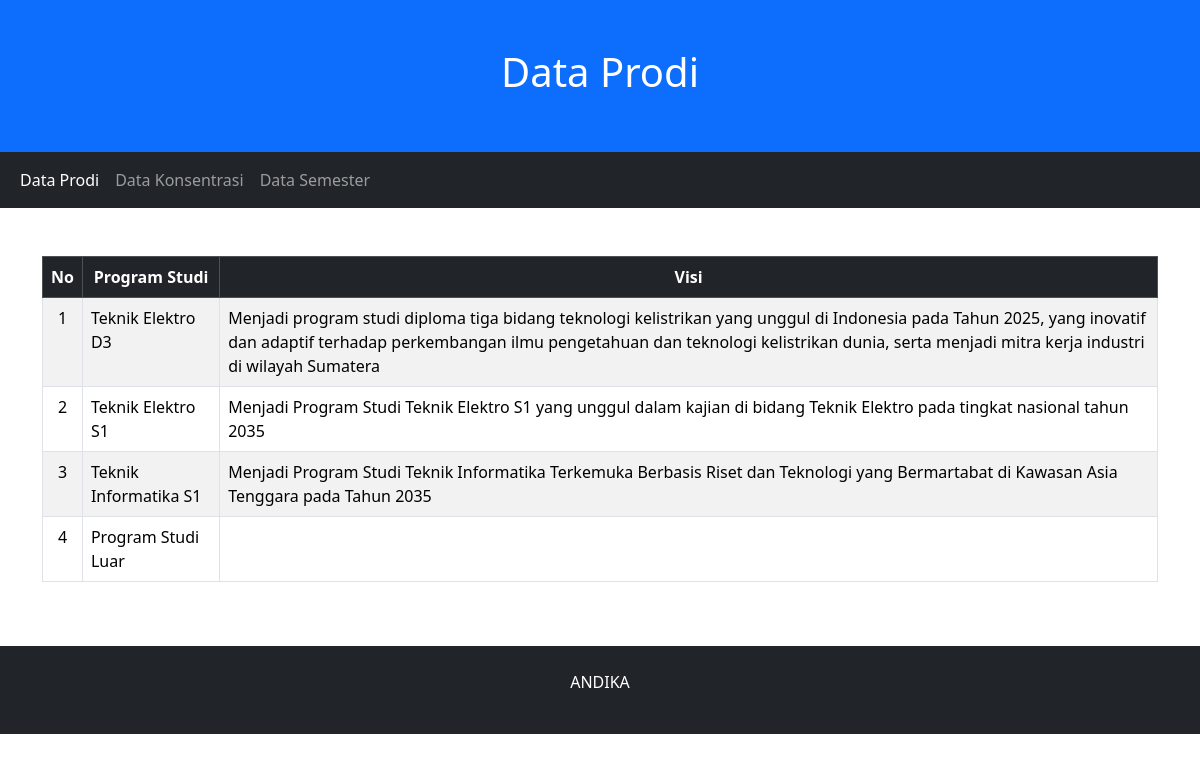
The page / on the database its author committed.
### tables this page shows
CREATE TABLE `prodi` (
  `id` bigint UNSIGNED NOT NULL,
  `nama_prodi` varchar(255) NOT NULL,
  `visi` varchar(1000) DEFAULT NULL,
  `created_at` timestamp NULL DEFAULT NULL,
  `updated_at` timestamp NULL DEFAULT NULL
);

### index.php (the view, shortened to what this page needs)
<?php
include "connect.php";
?>
<!DOCTYPE html>
<html lang="en">
<head>
  <link href="bootstrap.min.css" rel="stylesheet">
</head>
<body>
<div class="p-5 bg-primary text-white text-center">
  <h1>Data Prodi</h1>
</div>
<nav class="navbar navbar-expand-sm bg-dark navbar-dark">
  <div class="container-fluid">
    <ul class="navbar-nav">
      <li class="nav-item">
        <a class="nav-link active" href="index.php">Data Prodi</a>
      </li>
      <li class="nav-item">
        <a class="nav-link" href="konsentrasi.php">Data Konsentrasi</a>
      </li>
      <li class="nav-item">
        <a class="nav-link" href="semester.php">Data Semester</a>
      </li>
    </ul>
  </div>
</nav>
<div class="container mt-5">
  <div class="row">
    <div class="col-12">
    	<div class="table-responsive">
    <table class="table table-bordered table-hover table-striped">
      <thead class="table-dark">
        <tr>
          <th class="text-center">No</th>
          <th class="text-center">Program Studi</th>
          <th class="text-center">Visi</th>
        </tr>
      </thead>
      <tbody>
      	<?php
      	$sql = "SELECT * from prodi";
		$result = $conn->query($sql);
		if ($result->num_rows > 0) {
			$no=1;
		  while($row = $result->fetch_assoc()) {
		    ?>
		    <tr>
          <td class="text-center"><?= $no; ?></td>
          <td class="text-justify"><?= $row['nama_prodi'] ?></td>
          <td class=""><?= $row['visi'] ?></td>
        </tr>
		    <?php
		    $no++;
		  }
		} else {
		  echo "0 results";
		}
      	 ?>
      </tbody>
    </table>
  </div>
</div>
    </div>
  </div>
<div class="mt-5 p-4 bg-dark text-white text-center">
  <p>ANDIKA</p>
</div>
</body>
</html>

### rows shown on the page
prodi: nama_prodi "Teknik Elektro D3", visi "Menjadi program studi diploma tiga bidang teknologi kelistrikan yang unggul di Indonesia pada Tahun 2025, yang inovatif dan adaptif terhadap perkembangan ilmu pengetahuan dan teknologi kelistrikan dunia, serta menjadi mitra kerja industri di wilayah Sumatera"
prodi: nama_prodi "Teknik Elektro S1", visi "Menjadi Program Studi Teknik Elektro S1 yang unggul dalam kajian di bidang Teknik Elektro pada tingkat nasional tahun 2035"
prodi: nama_prodi "Teknik Informatika S1", visi "Menjadi Program Studi Teknik Informatika Terkemuka Berbasis Riset dan Teknologi yang Bermartabat di Kawasan Asia Tenggara pada Tahun 2035"
prodi: nama_prodi "Program Studi Luar"
